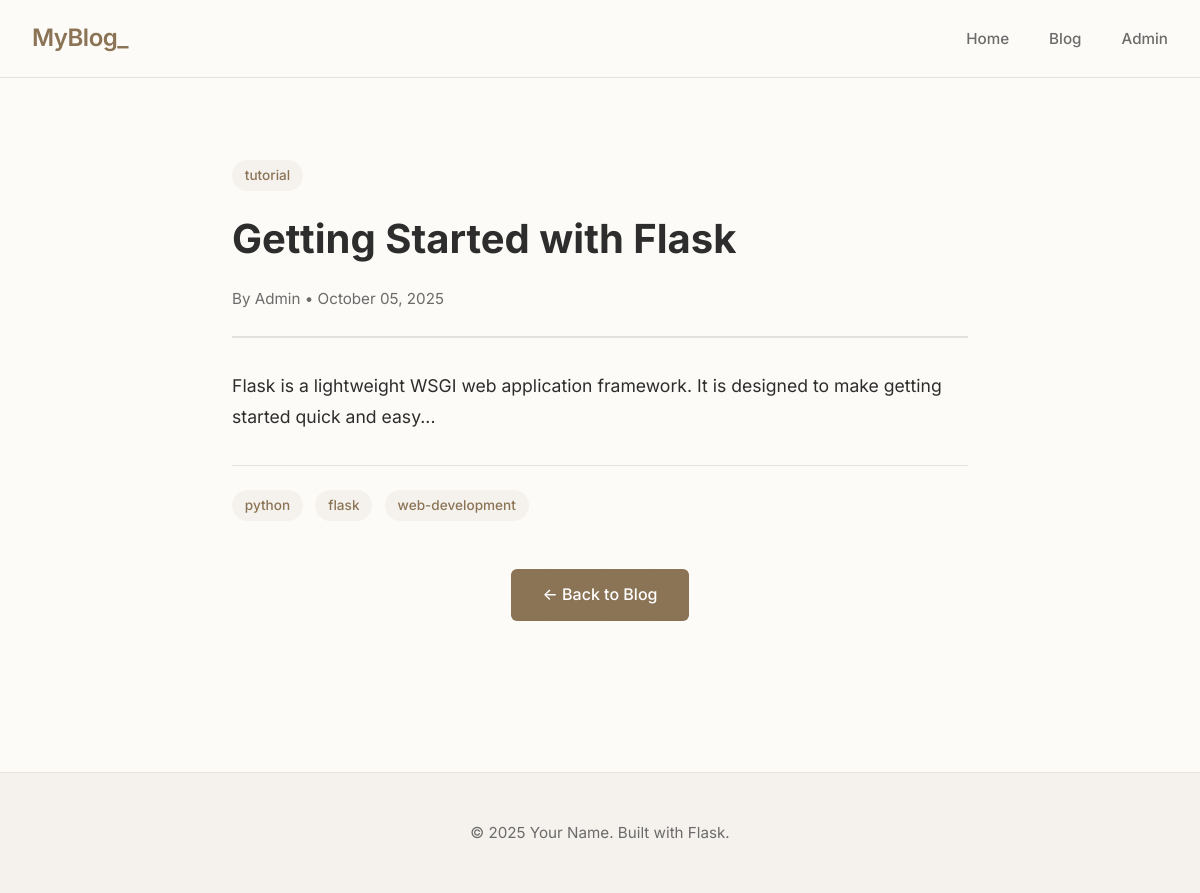
/blog/getting-started-with-flask, run on the app's committed database.
### models.py (models this page shows, shortened)
class BlogPost(db.Model):
    __tablename__ = 'blog_posts'
    id = db.Column(db.Integer, primary_key=True)
    title = db.Column(db.String(200), nullable=False)
    slug = db.Column(db.String(200), unique=True, nullable=False)
    content = db.Column(db.Text, nullable=False)
    excerpt = db.Column(db.String(500))
    author = db.Column(db.String(100), nullable=False, default='Admin')
    published = db.Column(db.Boolean, default=False, nullable=False)
    featured = db.Column(db.Boolean, default=False, nullable=False)
    category = db.Column(db.String(50))
    tags = db.Column(db.String(200))  # Comma-separated tags
    created_at = db.Column(db.DateTime, nullable=False, default=datetime.utcnow)
    updated_at = db.Column(db.DateTime, nullable=False, default=datetime.utcnow, onupdate=datetime.utcnow)
    published_at = db.Column(db.DateTime)

### app.py (the view)
@app.route('/blog/<slug>')
def blog_post(slug):
    post = BlogPost.query.filter_by(slug=slug, published=True).first_or_404()
    post_html = render_markdown(post.content)
    return render_template('blog_post.html', post=post, post_html=post_html)

### app.py (called while the page is built)
def render_markdown(text):
    md = markdown.Markdown(extensions=[
        FencedCodeExtension(),
        CodeHiliteExtension(css_class='highlight', linenums=False),
        TableExtension(),
        'nl2br',  # Convert newlines to <br>
        'sane_lists',  # Better list handling
    ])
    return md.convert(text)

### templates/blog_post.html (shortened to what this page needs)
<!DOCTYPE html>
<html lang="en">
<head>
    <link rel="stylesheet" href="{{ url_for('static', filename='css/style.css') }}">
    <link rel="stylesheet" href="https://cdn.jsdelivr.net/npm/pygments-css@1.0.0/github.min.css">
</head>
<body>
    <div class="bg-grid"></div>
    <nav>
        <div class="nav-container">
            <div class="logo">MyBlog</div>
            <ul class="nav-links">
                <li><a href="{{ url_for('index') }}">Home</a></li>
                <li><a href="{{ url_for('blog_list') }}">Blog</a></li>
                <li><a href="{{ url_for('admin_dashboard') }}">Admin</a></li>
            </ul>
        </div>
    </nav>
    <main>
        <article class="post-content">
            <div class="post-header">
                {% if post.category %}
                <span class="card-tag">{{ post.category }}</span>
                {% endif %}
                <h1 style="font-size: 2.5rem; margin: 1rem 0;">{{ post.title }}</h1>
                <div class="post-meta">
                    <span>By {{ post.author }}</span> •
                    <span>{{ post.published_at.strftime('%B %d, %Y') if post.published_at else post.created_at.strftime('%B %d, %Y') }}</span>
                </div>
            </div>
            <div class="post-body">
                {{ post_html | safe }}
            </div>
            {% if post.tags %}
            <div class="post-tags">
                {% for tag in post.tags.split(',') %}
                <span class="tag">{{ tag.strip() }}</span>
                {% endfor %}
            </div>
            {% endif %}
            <div style="margin-top: 3rem; text-align: center;">
                <a href="{{ url_for('blog_list') }}" class="cta-button">← Back to Blog</a>
            </div>
        </article>
    </main>
    <footer>
        <p>&copy; 2025 Your Name. Built with Flask.</p>
    </footer>
</body>
</html>

### static/css/style.css (style rules this page uses)
:root { --primary-bg: #FDFBF7; --secondary-bg: #F5F2ED; --accent-bg: #F9F6F2; --text-primary: #2D2D2D; --text-secondary: #6B6B6B; --border-color: #E5E2DD; --accent-color: #8B7355; --hover-color: #6B5A45; --card-shadow: 0 2px 8px rgba(0,0,0,0.04); --glow-color: rgba(139, 115, 85, 0.1); }
* { margin: 0; padding: 0; box-sizing: border-box; }
body { font-family: 'Inter', -apple-system, BlinkMacSystemFont, sans-serif; background: var(--primary-bg); color: var(--text-primary); line-height: 1.6; overflow-x: hidden; }
.bg-grid { position: fixed; top: 0; left: 0; width: 100%; height: 100%; pointer-events: none; opacity: 0.03; background-image: linear-gradient(rgba(139, 115, 85, 0.3) 1px, transparent 1px), linear-gradient(90deg, rgba(139, 115, 85, 0.3) 1px, transparent 1px); background-size: 50px 50px; animation: gridMove 20s linear infinite; z-index: -1; }
nav { position: fixed; top: 0; width: 100%; background: rgba(253, 251, 247, 0.95); backdrop-filter: blur(10px); border-bottom: 1px solid var(--border-color); z-index: 1000; transition: all 0.3s ease; }
.nav-container { max-width: 1200px; margin: 0 auto; padding: 1.2rem 2rem; display: flex; justify-content: space-between; align-items: center; }
.logo { font-size: 1.5rem; font-weight: 600; color: var(--accent-color); position: relative; letter-spacing: -0.5px; }
.logo::after { content: '_'; animation: blink 1.5s infinite; }
.nav-links { display: flex; gap: 2.5rem; list-style: none; }
.nav-links a { color: var(--text-secondary); text-decoration: none; font-weight: 500; font-size: 0.95rem; position: relative; transition: color 0.3s ease; }
.nav-links a::after { content: ''; position: absolute; bottom: -5px; left: 0; width: 0; height: 2px; background: var(--accent-color); transition: width 0.3s ease; }
.cta-button { display: inline-block; padding: 0.8rem 2rem; background: var(--accent-color); color: white; text-decoration: none; border-radius: 6px; font-weight: 500; transition: all 0.3s ease; animation: fadeInUp 1s ease 0.4s both; position: relative; overflow: hidden; }
.cta-button::before { content: ''; position: absolute; top: 0; left: -100%; width: 100%; height: 100%; background: linear-gradient(90deg, transparent, rgba(255,255,255,0.2), transparent); transition: left 0.5s ease; }
main { max-width: 1200px; margin: 0 auto; padding: 2rem; }
.card-tag { display: inline-block; padding: 0.3rem 0.8rem; background: var(--secondary-bg); color: var(--accent-color); border-radius: 20px; font-size: 0.85rem; font-weight: 500; margin-top: 1rem; }
footer { background: var(--secondary-bg); border-top: 1px solid var(--border-color); padding: 3rem 2rem; text-align: center; margin-top: 5rem; }
footer p { color: var(--text-secondary); font-size: 0.95rem; }

### templates/blog_post.html (style rules this page uses)
.post-content { max-width: 800px; margin: 0 auto; padding: 2rem; }
.post-header { margin-bottom: 2rem; padding-bottom: 1.5rem; border-bottom: 2px solid var(--border-color); }
.post-meta { color: var(--text-secondary); font-size: 0.95rem; margin-top: 1rem; }
.post-body { font-size: 1.1rem; line-height: 1.8; color: var(--text-primary); }
.post-body p { margin-bottom: 1.5rem; }
.post-tags { margin-top: 2rem; padding-top: 1.5rem; border-top: 1px solid var(--border-color); }
.tag { display: inline-block; padding: 0.3rem 0.8rem; background: var(--secondary-bg); color: var(--accent-color); border-radius: 20px; font-size: 0.85rem; font-weight: 500; margin-right: 0.5rem; }

### data on the page
BlogPost: category "tutorial", title "Getting Started with Flask", author "Admin", published_at "October 05, 2025", content "Flask is a lightweight WSGI web application framework. It is designed to make getting started quick and easy..."

### other printed values
{{ tag.strip() }} "python" "flask" "web-development"
